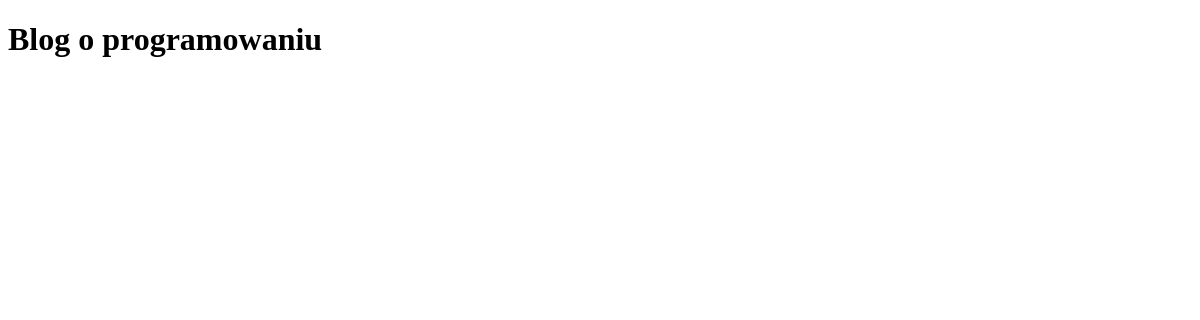
Before: / with the older database file.
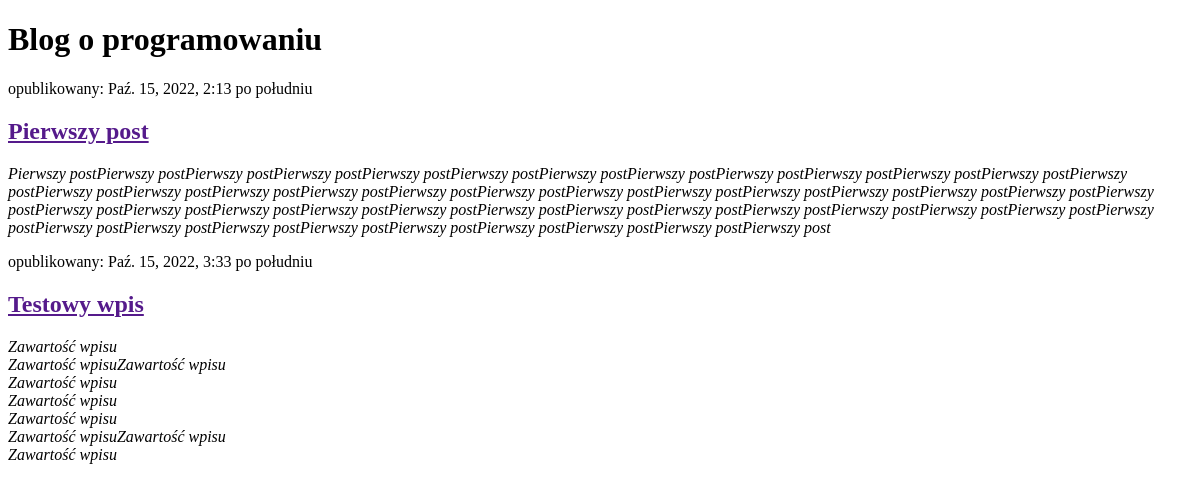
After: the same page with the newer database file.
### blog/models.py (models this page shows, shortened)
class Post(models.Model):
    author = models.ForeignKey('auth.User', on_delete=models.CASCADE)
    title = models.CharField(max_length=200)
    text = models.TextField()
    created_date = models.DateTimeField(default=timezone.now)
    publish_date = models.DateTimeField(blank=True,null=True)

### blog/views.py (the view)
# urls.py: path('',views.post_list, name='post_list'),
def post_list(request):
    posts = Post.objects.filter(publish_date__lte=timezone.now()) #.order_by('publish_date')
    return render(request, "blog/post_list.html", {'posts':posts} )

### blog/templates/blog/post_list.html (shortened to what this page needs)
<!DOCTYPE html>
<html lang="pl">
    <head>
    </head>
<body>
    <div>
        <h1>Blog o programowaniu</h1>
    </div>
    {% for post in posts %}
    <div>
        <p>opublikowany: {{ post.publish_date }}</p>
        <h2><a href="">{{ post.title }}</a></h2>
        <em>{{ post.text|linebreaksbr }}</em>
    </div>
    {% endfor %}
</body>
</html>

Changed rows visible on the page:
added Post: publish_date "Paź. 15, 2022, 2:13 po południu", title "Pierwszy post", text "Pierwszy postPierwszy postPierwszy postPierwszy postPierwszy postPierwszy postPierwszy postPierwszy postPierwszy postPierwszy postPierwszy postPierwszy postPierwszy postPierwszy postPierwszy postPierwszy postPierwszy postPierwszy postPierwszy postPierwszy postPierwszy postPierwszy postPierwszy postPierwszy postPierwszy postPierwszy postPierwszy postPierwszy postPierwszy postPierwszy postPierwszy postPierwszy postPierwszy postPierwszy postPierwszy postPierwszy postPierwszy postPierwszy postPierwszy postPierwszy postPierwszy postPierwszy postPierwszy postPierwszy postPierwszy postPierwszy postPierwszy postPierwszy post"
added Post: publish_date "Paź. 15, 2022, 3:33 po południu", title "Testowy wpis", text "Zawartość wpisu Zawartość wpisuZawartość wpisu Zawartość wpisu Zawartość wpisu Zawartość wpisu Zawartość wpisuZawartość wpisu Zawartość wpisu"
